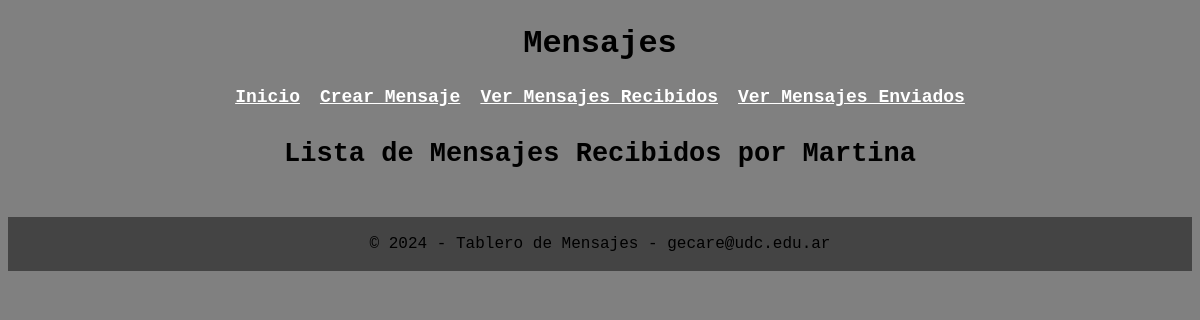
The page /mensajesRecibidos on the database as committed earlier.
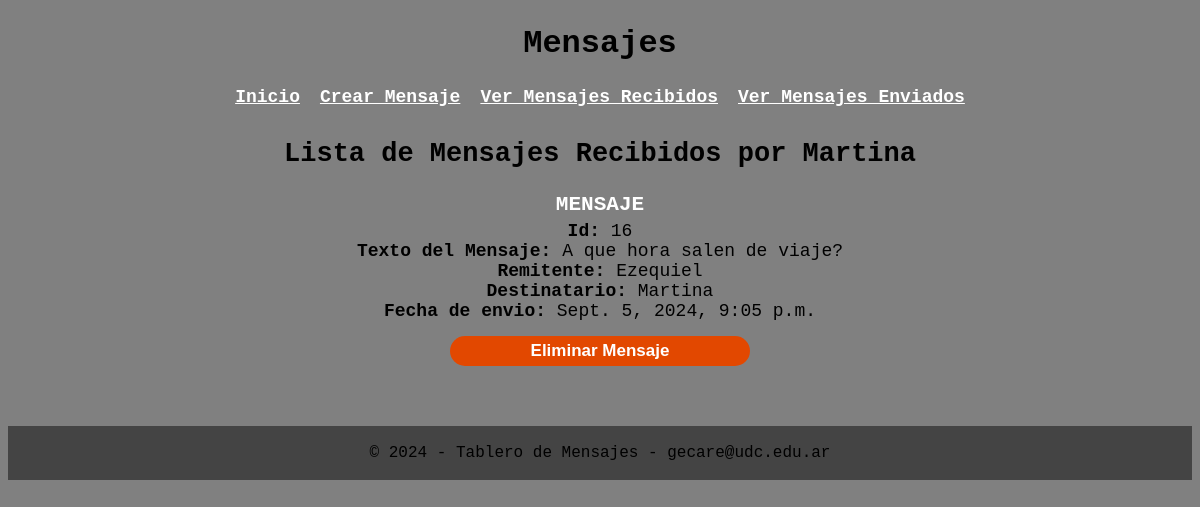
The same page on the database as committed later.
### mensajes/models.py (models this page shows, shortened)
class Mensaje(models.Model):
    texto_del_mensaje = models.TextField()
    remitente = models.CharField(max_length=25)
    destinatario = models.CharField(max_length=25)
    fecha_del_envio = models.DateTimeField(auto_now_add=True)

### mensajes/views.py (the view)
# urls.py: path('mensajesRecibidos', ver_mensajes_recibidos, name='ver_mensajes_recibidos'),
def ver_mensajes_recibidos(request):
    destinatario_buscado = 'Martina'
    mensajes_recibidos = Mensaje.objects.filter(destinatario=destinatario_buscado) # Lista de mensajes
    url = 'http://localhost:8000/eliminar_mensaje' # Url de la vista a mostrar cuando se envie el formulario.
    contexto = {
        'mensajes': mensajes_recibidos,
        'destinatario': destinatario_buscado,
        'url': url
    }
    return render(request, 'verMensajes.html', contexto)

### mensajes/templates/verMensajes.html (shortened to what this page needs)
{% extends "base.html" %}
{% block header %}
    <h1>Mensajes</h1>
{% endblock %}
{% block content %}
    <ol class="lista-mensajes">
        {% if remitente %}
            <h2> Lista de Mensajes Enviados por {{ remitente }}</h2>
            {% for mensaje in mensajes %}
                <li style="margin-top: 15px;">
                    <h3 style="margin-bottom: 5px; text-align: center; color: #FFF;">MENSAJE</h3>
                    <b>Id: </b>{{ mensaje.id }} <br>
                    <b>Texto del Mensaje: </b>{{ mensaje.texto_del_mensaje }} <br>
                    <b>Remitente: </b>{{ mensaje.remitente }} <br>
                    <b>Destinatario: </b>{{ mensaje.destinatario }} <br>
                    <b>Fecha de envio: </b>{{ mensaje.fecha_del_envio }}
                    <form method="post" action="{{url}}">
                        {% csrf_token %}
                        <input type="hidden" name="mensaje_id" value="{{ mensaje.id }}">
                        <button class="boton-crear-mensaje" type="submit" style="margin: 15px;">Eliminar Mensaje</button>
                    </form>
                </li> <br>
            {% endfor %}
        {% elif destinatario %}
            <h2> Lista de Mensajes Recibidos por {{ destinatario }}</h2>
            {% for mensaje in mensajes %}
                <li style="margin-top: 15px;">
                    <h3 style="margin-bottom: 5px; text-align: center; color: #FFF;">MENSAJE</h3>
                    <b>Id: </b>{{ mensaje.id }} <br>
                    <b>Texto del Mensaje: </b>{{ mensaje.texto_del_mensaje }} <br>
                    <b>Remitente: </b>{{ mensaje.remitente }} <br>
                    <b>Destinatario: </b>{{ mensaje.destinatario }} <br>
                    <b>Fecha de envio: </b>{{ mensaje.fecha_del_envio }}
                    <form method="post" action="{{url}}">
                        <button class="boton-crear-mensaje" type="submit" style="margin: 15px;">Eliminar Mensaje</button>
                    </form>
                </li> <br>
            {% endfor %}
        {% else %}
            <p>No hay mensajes para mostrar.</p>
        {% endif %}
    </ol>
{% endblock %}

Rows that differ between the two databases and show on the page:
added Mensaje: destinatario "Martina", id "16", texto_del_mensaje "A que hora salen de viaje?", remitente "Ezequiel", fecha_del_envio "Sept. 5, 2024, 9:05 p.m."
Other text that changed with them:
{{ destinatario }}: "Martina" → (not shown)
